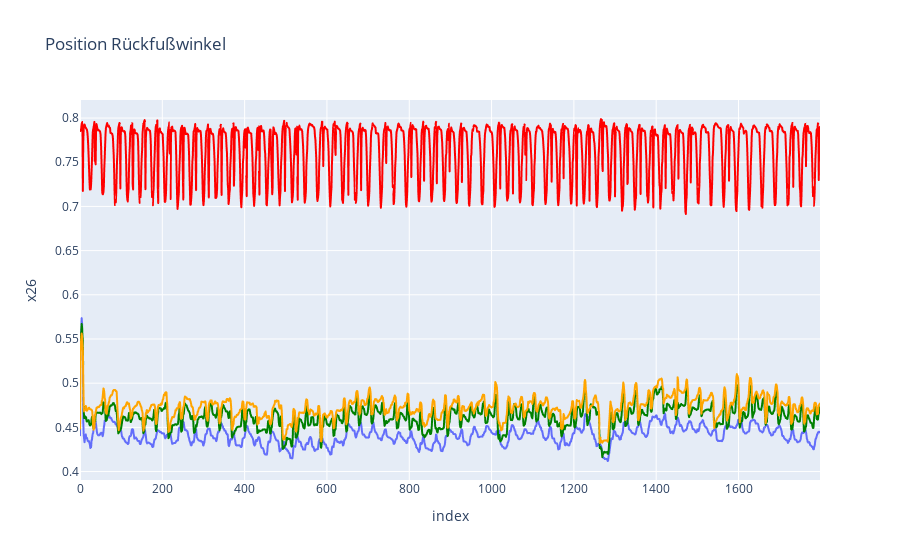

Here is the notebook cell this chart was saved with:
### Markdown cell above
### Vergleich meherer Gelenkpunkte 
* seitliche Ansicht und y-Bewegung zur Feststellung des Zeitpunkts für die Berechnung des Winkels
* hintere Ansicht und x-Bewegung zur Berechnung des Winkels

### Code cell
import pandas as pd
import plotly.express as px
import matplotlib as mpl

df_side = df_side_gehen
df_back = df_back_gehen

#keep only values which are relevant for ankle we need
backAnkleRight = ["x27", "x29", "x31"]
backAnkleLeft = ["x26", "x28", "x30"]
df_backRight = df_back[backAnkleRight]
df_backLeft = df_back[backAnkleLeft]

fig_knee = px.line(df_backLeft, y="x26", title='Position Rückfußwinkel')
fig_ankle = px.line(df_backLeft, y="x28")
fig_heel = px.line(df_backLeft, y="x30")
fig_heel_side = px.line(df_side["y30"], y="y30")

fig_ankle.update_traces(line= dict(
    color = "green"
))
fig_heel.update_traces(line= dict(
    color = "orange"
))
fig_heel_side.update_traces(line= dict(
    color = "red"
))
fig_knee.add_trace(fig_ankle.data[0], )
fig_knee.add_trace(fig_heel.data[0], )
fig_knee.add_trace(fig_heel_side.data[0], )

fig_knee.show()

### Figure 1 — Plotly figure (JSON) as saved in the notebook; plotly's stock layout.template omitted (floating-point values rounded to 4 significant figures; data arrays with more than 128 entries replaced by an {"elided": "..."} marker saying what was removed)
{"data": [{"hovertemplate": "index=%{x}<br>x26=%{y}<extra></extra>", "legendgroup": "", "line": {"color": "#636efa", "dash": "solid"}, "marker": {"symbol": "circle"}, "mode": "lines", "name": "", "showlegend": false, "type": "scattergl", "x": {"elided": "1799 int values"}, "xaxis": "x", "y": {"elided": "1799 float values"}, "yaxis": "y"}, {"hovertemplate": "index=%{x}<br>x28=%{y}<extra></extra>", "legendgroup": "", "line": {"color": "green", "dash": "solid"}, "marker": {"symbol": "circle"}, "mode": "lines", "name": "", "showlegend": false, "type": "scattergl", "x": {"elided": "1799 int values"}, "xaxis": "x", "y": {"elided": "1799 float values"}, "yaxis": "y"}, {"hovertemplate": "index=%{x}<br>x30=%{y}<extra></extra>", "legendgroup": "", "line": {"color": "orange", "dash": "solid"}, "marker": {"symbol": "circle"}, "mode": "lines", "name": "", "showlegend": false, "type": "scattergl", "x": {"elided": "1799 int values"}, "xaxis": "x", "y": {"elided": "1799 float values"}, "yaxis": "y"}, {"hovertemplate": "index=%{x}<br>y30=%{y}<extra></extra>", "legendgroup": "", "line": {"color": "red", "dash": "solid"}, "marker": {"symbol": "circle"}, "mode": "lines", "name": "", "showlegend": false, "type": "scattergl", "x": {"elided": "1799 int values"}, "xaxis": "x", "y": {"elided": "1799 float values"}, "yaxis": "y"}], "layout": {"legend": {"tracegroupgap": 0}, "title": {"text": "Position Rückfußwinkel"}, "xaxis": {"anchor": "y", "domain": [0, 1], "title": {"text": "index"}}, "yaxis": {"anchor": "x", "domain": [0, 1], "title": {"text": "x26"}}}}
